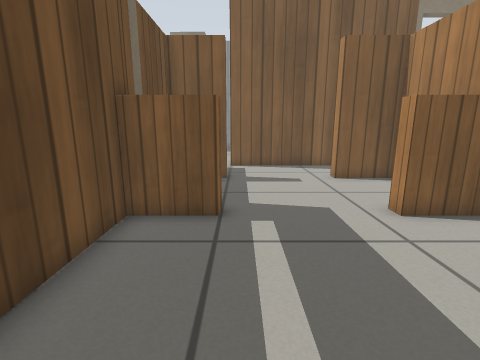
[1] (above)

23 first-person views from a walk through a world built for the Gazebo simulator. The camera is 0.59 m above the floor, tilts 12° down and sees 85° across. The floor is counted in squares, 0.25 m on a side. Each view is taken from the middle of a square. On the plan, view 1 faces up. The plan holds only what a view shows up to about 17 squares ahead; the rest is blank. Simple patterns stand in for the simulator's built-in surfaces.

[2]
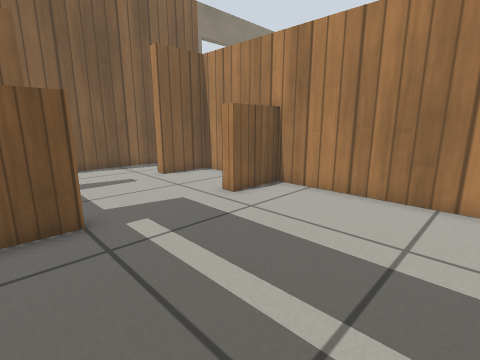

[3]
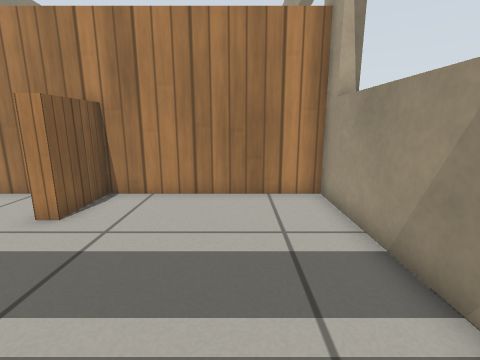

[4]
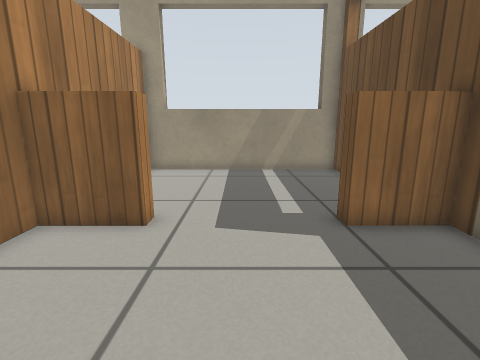

[5]
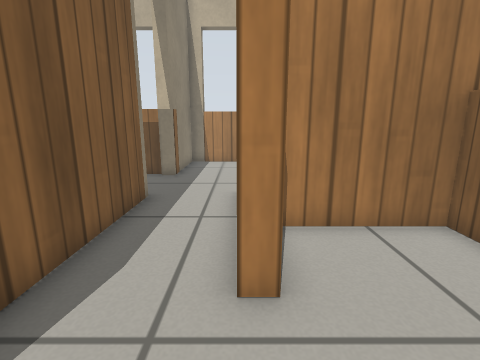

[6]
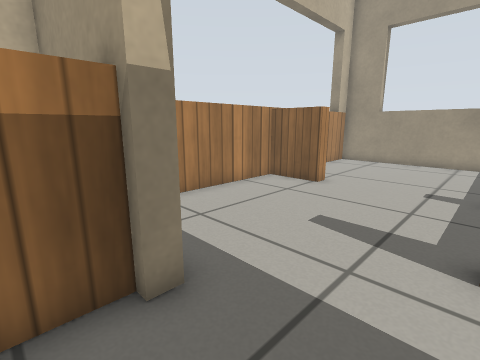

[7]
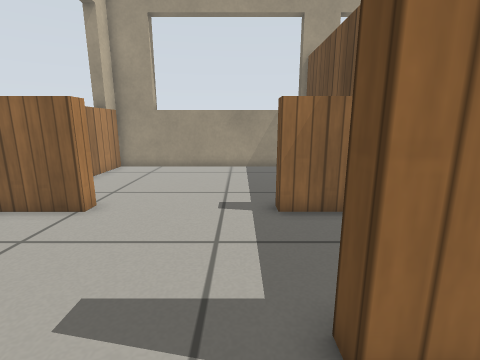

[8]
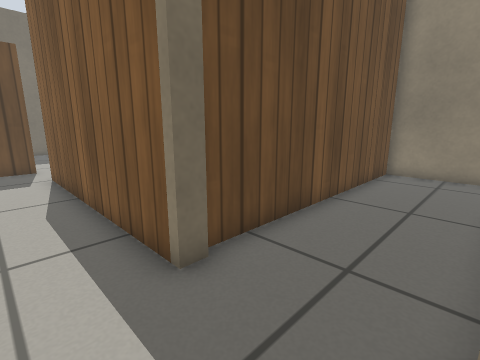

[9]
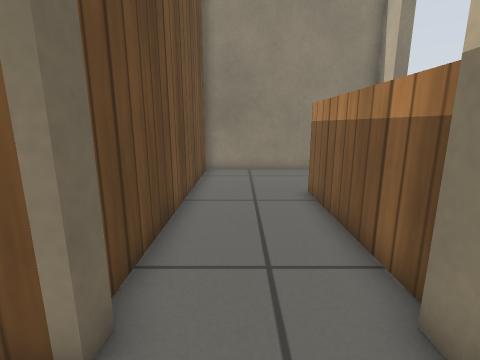

[10]
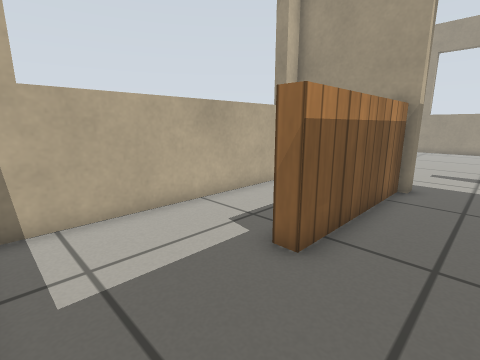

[11]
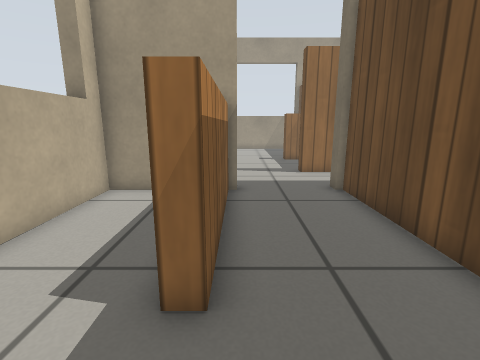

[12]
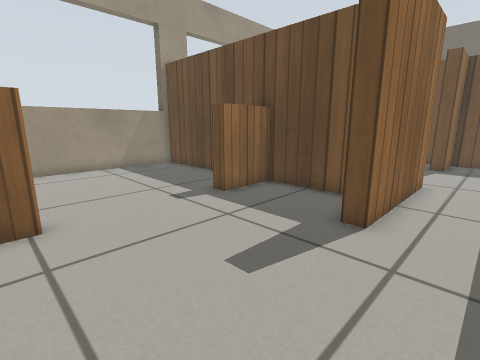

[13]
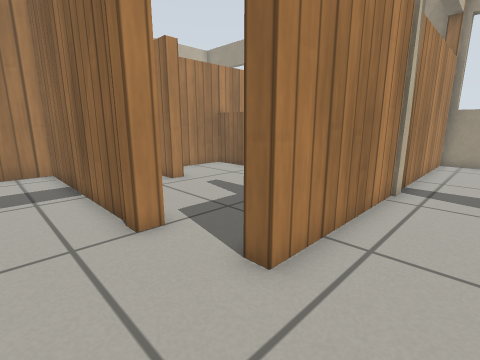

[14]
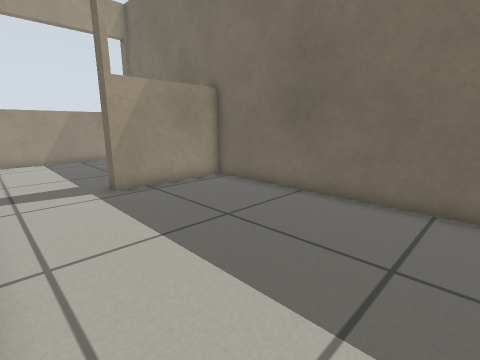

[15]
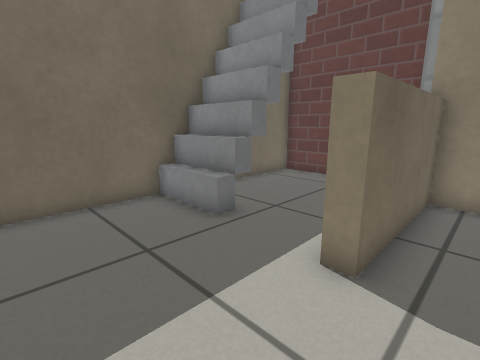

[16]
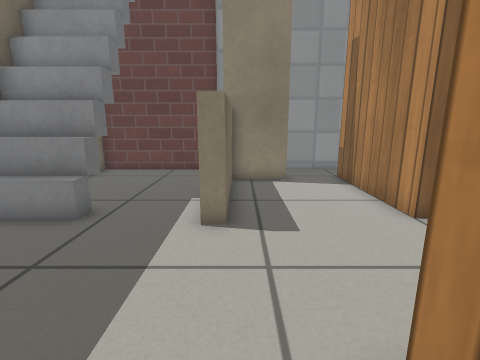

[17]
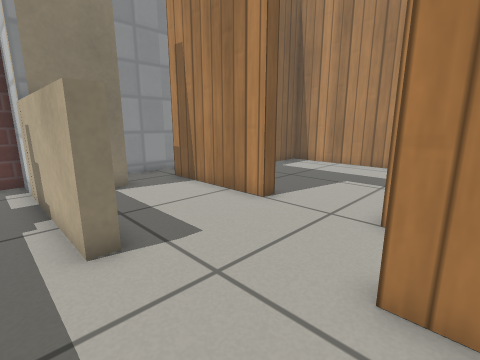

[18]
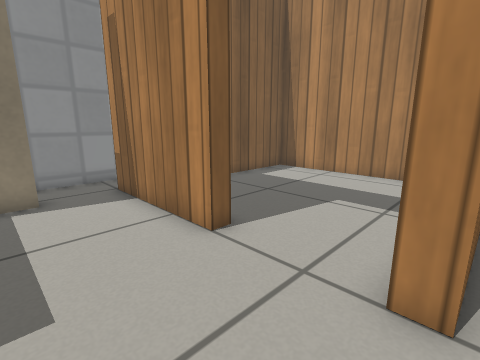

[19]
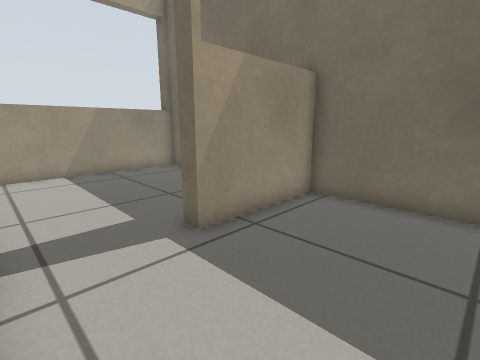

[20]
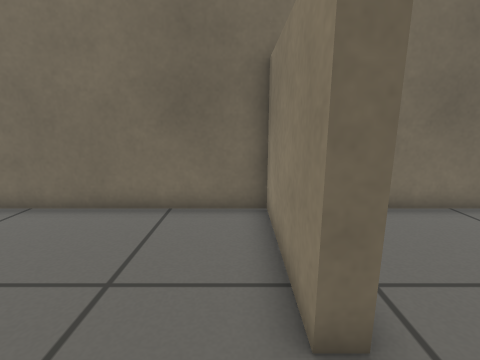

[21]
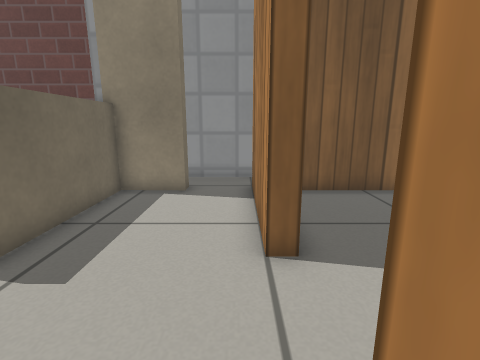

[22]
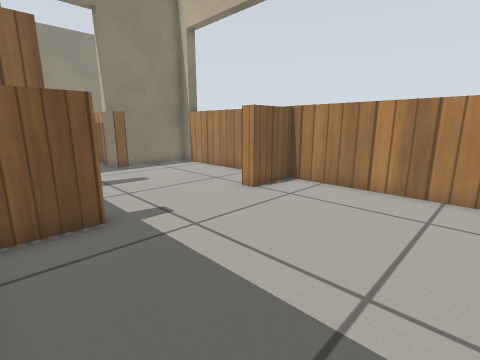

[23]
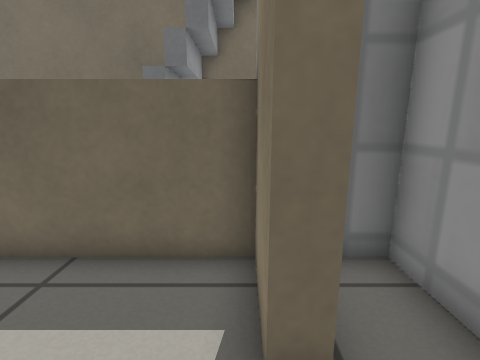

### Floor plan
Ten units are one square. View 1 is at (0, 0); x grows to the right and y downward. Boxes are objects, and circles mark ways between rooms. Rooms are numbered by the first view taken in them; rooms with no view inside come last. Other rooms are left out.
<svg viewBox="-130 -272 314 285">
<path fill="none" stroke="#000" d="M-5 -71 -5 -65 -30 -65M69 -65 42 -65 42 -71M-30 -69 -30 8 68 8 68 -69M74 -105 74 -71 99 -71M95 -151 -5 -151 -5 -157M42 -120 99 -120 99 -114 88 -114M153 -71 179 -71M178 -69 178 -151 131 -151M-30 -149 -30 -120 -5 -120M-5 -120 -5 -114 -30 -114 -30 -69M42 -71 69 -71M68 -69 68 -114 42 -114 42 -120M-30 -71 -5 -71M134 -267 92 -267 92 -156M134 -156 134 -221M-5 -194 -5 -249M-121 -196 -121 -79M-53 -244 -53 -189 -59 -189 -59 -226M-36 -79 -36 -149 -30 -149M-30 -249 -30 -242 -59 -243M-122 -84 -73 -84M-73 -78 -122 -78M-121 -79 -121 8 -36 8 -36 -79M99 -71 99 -65 80 -65M74 -71 74 8 178 8 178 -69M179 -65 153 -65 153 -71M-5 -157 86 -157 86 -240 12 -242M134 -221 141 -221M176 -267 134 -267M131 -157 178 -157 178 -260M-59 -226 -59 -267 -121 -267 -121 -214"/>
<rect x="-125" y="-225" width="40" height="40" fill="#bbb"><title>stairs</title></rect>
<circle cx="20" cy="-70" r="3" fill="#2a7"/>
<circle cx="20" cy="-120" r="3" fill="#2a7"/>
<circle cx="113" cy="-154" r="3" fill="#2a7"/>
<circle cx="-15" cy="-145" r="3" fill="#2a7"/>
<circle cx="125" cy="-70" r="3" fill="#2a7"/>
<circle cx="140" cy="-245" r="3" fill="#2a7"/>
<circle cx="-55" cy="-80" r="3" fill="#2a7"/>
<circle cx="0" cy="-175" r="3" fill="#2a7"/>
<circle cx="-75" cy="-215" r="3" fill="#2a7"/>
<text x="20" y="-30">1</text>
<text x="100" y="-120">2</text>
<text x="20" y="-100">3</text>
<text x="110" y="-220">4</text>
<text x="-60" y="-160">5</text>
<text x="-80" y="-40">6</text>
<text x="120" y="-30">7</text>
<text x="40" y="-200">8</text>
<text x="160" y="-220">9</text>
<text x="-90" y="-250">10</text>
</svg>
Room 1 opens to room 3. Room 2 opens to room 3. Room 2 opens to room 4. Room 2 opens to room 5. Room 2 opens to room 7. Room 4 opens to room 9. Room 5 opens to room 6. Room 5 opens to room 8. Room 5 opens to room 10.

Where each view was taken, in squares from view 1:
view 1: 0 up, 0 right, facing up
view 2: 0 up, 2 left, facing up-right
view 3: 2 up, 2 left, facing right
view 4: 13 up, 2 right, facing down
view 5: 12 up, 1 right, facing right
view 6: 17 up, 10 right, facing down-right
view 7: 14 up, 11 right, facing down
view 8: 13 up, 13 right, facing up-left
view 9: 13 up, 11 right, facing up
view 10: 26 up, 11 right, facing down-right
view 11: 25 up, 13 right, facing down
view 12: 14 up, 16 right, facing down-left
view 13: 18 up, 6 left, facing down-right
view 14: 18 up, 4 left, facing down-left
view 15: 15 up, 4 left, facing up-left
view 16: 13 up, 5 left, facing up
view 17: 14 up, 7 left, facing up-right
view 18: 15 up, 4 left, facing up-right
view 19: 13 up, 4 left, facing down-left
view 20: 7 up, 5 left, facing left
view 21: 15 up, 1 left, facing up
view 22: 0 up, 8 right, facing up-right
view 23: 24 up, 1 left, facing left
